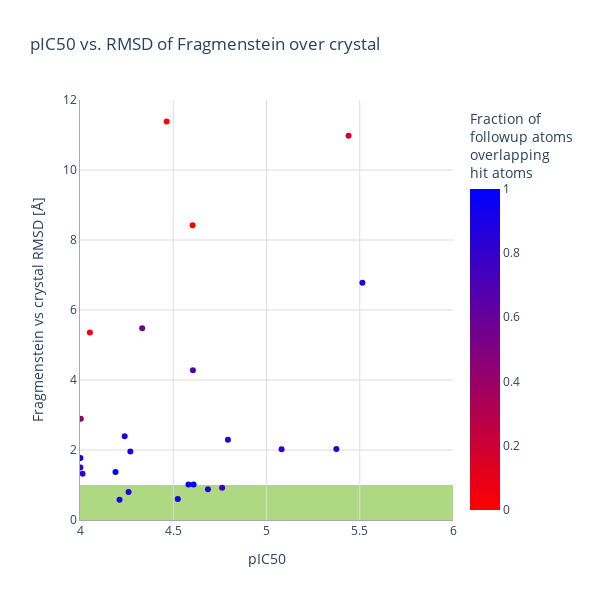

The code cell stored with this chart in its notebook:
### Code cell
placed['blob'] = placed['pIC50'] - 4
import plotly.express as px

fig = px.scatter(placed.loc[ ~placed.pIC50.isna()], # 
                 y='reference2minimized_rmsd', 
                 x='pIC50',#'reference2hits_rmsd', 
                 color='fraction_overlapping',
                 color_continuous_scale='Bluered_r',
                 #size='blob',
                 hover_data=['name'],
                 #symbol='based_on_x0434',
                 title='pIC50 vs. RMSD of Fragmenstein over crystal',
                 width=600, height=600
                )

fig.update_shapes(dict(xref='x', yref='y'))
fig.add_hrect(y0=0, y1=1, line_width=0, fillcolor="#AED882", opacity=1, layer='below')
fig.add_vrect(x0=0, x1=1, line_width=0, fillcolor="#AED882", opacity=1, layer='below')
fig.update_layout(paper_bgcolor='white', 
                  plot_bgcolor='white',
                 yaxis=dict(gridcolor='gainsboro', 
                            linecolor='darkgrey',
                            title='Fragmenstein vs crystal RMSD [Å]',
                            range=(0, 12)
                           ),
                 xaxis=dict(gridcolor='gainsboro',
                            linecolor='darkgrey',
                            title='pIC50',
                            range=(4, 6)
                           ),
                  #legend=dict(orientation='h'),
                  coloraxis_colorbar=dict(title='Fraction of <br>followup atoms <br>overlapping <br>hit atoms')
                 )
#fig.layout.coloraxis.colorbar.orientation='h'
fig.write_image("pIC50-no_use.png")
#fig.write_image("free.svg")
fig

### Figure 1 — Plotly figure (JSON) as saved in the notebook; plotly's stock layout.template omitted (floating-point values rounded to 4 significant figures)
{"data": [{"customdata": [["DAR-DIA-23aa0b97-20"], ["TRY-UNI-714a760b-3"], ["TRY-UNI-714a760b-6"], ["TRY-UNI-714a760b-12"], ["TRY-UNI-714a760b-18"], ["TRY-UNI-714a760b-19"], ["TRY-UNI-714a760b-20"], ["TRY-UNI-714a760b-22"], ["JOR-UNI-2fc98d0b-12"], ["GAB-REV-70cc3ca5-8"], ["JAN-GHE-83b26c96-8"], ["JAN-GHE-83b26c96-12"], ["JAN-GHE-83b26c96-20"], ["JAN-GHE-83b26c96-22"], ["TRY-UNI-2eddb1ff-2"], ["TRY-UNI-2eddb1ff-7"], ["JAN-GHE-5a013bed-2"], ["EDG-MED-0da5ad92-2"], ["EDG-MED-0da5ad92-7"], ["EDG-MED-0da5ad92-15"], ["EDJ-MED-49816e9b-1"], ["RAL-MED-2de63afb-1"], ["RAL-MED-2de63afb-2"], ["RAL-MED-2de63afb-14"]], "hovertemplate": "pIC50=%{x}<br>reference2minimized_rmsd=%{y}<br>name=%{customdata[0]}<br>fraction_overlapping=%{marker.color}<extra></extra>", "legendgroup": "", "marker": {"color": [0.85, 0.8947, 1, 1, 1, 0.85, 0.8947, 0.85, 0.88, 0.4231, 0.7619, 0.8333, 0.8, 0.8, 0.5556, 0.2083, 0.8, 0.8824, 0.6957, 0.8889, 0.8889, 0, 0, 0], "coloraxis": "coloraxis", "symbol": "circle"}, "mode": "markers", "name": "", "orientation": "v", "showlegend": false, "type": "scatter", "x": [4.24, 5.375, 4.609, 4.19, 4.582, 4.793, 4.212, 4.26, 5.514, 4.004, 4.762, 4.686, 4.002, 4.014, 4.333, 5.44, 5.081, 4.27, 4.606, 4.002, 4.524, 4.053, 4.465, 4.604], "xaxis": "x", "y": [2.39, 2.029, 1.012, 1.37, 1.015, 2.296, 0.5751, 0.7995, 6.78, 2.89, 0.9209, 0.8781, 1.502, 1.322, 5.48, 10.98, 2.02, 1.958, 4.275, 1.774, 0.6019, 5.355, 11.39, 8.425], "yaxis": "y"}], "layout": {"coloraxis": {"colorbar": {"title": {"text": "Fraction of <br>followup atoms <br>overlapping <br>hit atoms"}}, "colorscale": [[0, "rgb(255,0,0)"], [1, "rgb(0,0,255)"]]}, "height": 600, "legend": {"tracegroupgap": 0}, "paper_bgcolor": "white", "plot_bgcolor": "white", "shapes": [{"fillcolor": "#AED882", "layer": "below", "line": {"width": 0}, "opacity": 1, "type": "rect", "x0": 0, "x1": 1, "xref": "x domain", "y0": 0, "y1": 1, "yref": "y"}, {"fillcolor": "#AED882", "layer": "below", "line": {"width": 0}, "opacity": 1, "type": "rect", "x0": 0, "x1": 1, "xref": "x", "y0": 0, "y1": 1, "yref": "y domain"}], "title": {"text": "pIC50 vs. RMSD of Fragmenstein over crystal"}, "width": 600, "xaxis": {"anchor": "y", "domain": [0, 1], "gridcolor": "gainsboro", "linecolor": "darkgrey", "range": [4, 6], "title": {"text": "pIC50"}, "type": "linear"}, "yaxis": {"anchor": "x", "domain": [0, 1], "gridcolor": "gainsboro", "linecolor": "darkgrey", "range": [0, 12], "title": {"text": "Fragmenstein vs crystal RMSD [Å]"}, "type": "linear"}}}
